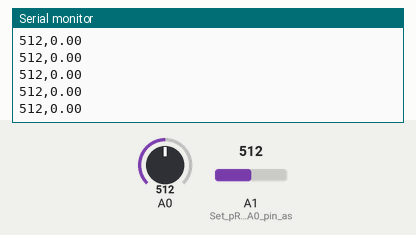
Simulated run of this sketch. Board: Arduino Uno, built with avr-gcc and run on an emulated ATmega328P. Parts: the last lines printed to the serial monitor. The inputs (shaded band) are chosen by the test bench; at power-on: A1 (Set_pResistor_-_A0_pin_as) = 512, A0 = 512.

Above: at 1.2 s.
1.3 s: A1 (Set_pResistor_-_A0_pin_as) set to 716
At 2.4 s:
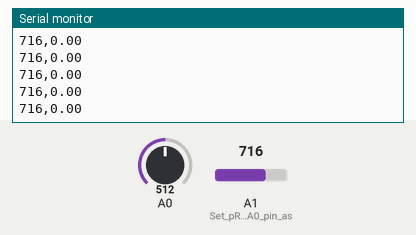
2.8 s: A1 (Set_pResistor_-_A0_pin_as) set to 900
At 3.4 s:
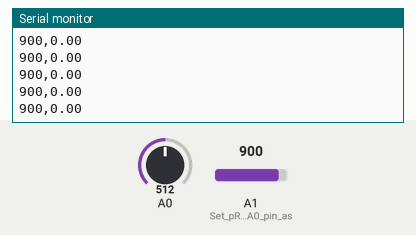
Timing chart, 0 to 5.8 s (numbered marks = the images above; inputs shaded):
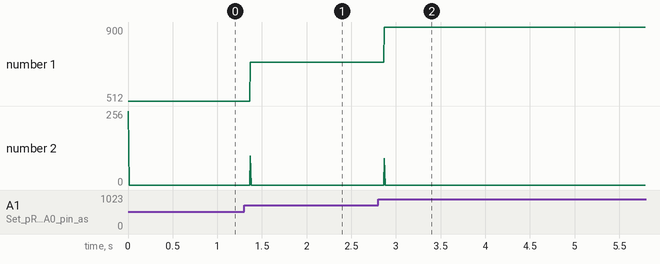

The sketch:

arduino_output_a1.ino
```cpp
/* Use a photoresistor (or photocell) to turn on an LED in the dark
   More info and circuit schematic: http://www.ardumotive.com/how-to-use-a-photoresistor-en.html
   Dev: Michalis Vasilakis // Date: 8/6/2015 // www.ardumotive.com */


//Constants
int dt = 2; // dt in milliseconds
unsigned long lastTime = 0;
int  LastValue = 0;
int  LastValue2 = 0;

float rate;
float rate2;

//Variables
int value1;				  // Store value from photoresistor (0-1023)
int value2;				  // Store value from photoresistor (0-1023)


void setup(){
 pinMode(A1, INPUT);// Set pResistor - A0 pin as an input
 Serial.begin(9600);
}

void loop(){

    //used for proper time delay/smapling time
    if (millis() - lastTime  >= dt)   // wait for dt milliseconds
      {

        lastTime = millis();
        //read photoresistor values
        value1 = analogRead(A0);
        value2 = analogRead(A1);
        //calculate rate of change
        rate = (value1 - LastValue) / dt;
        rate2 = (value2 - LastValue2) / dt;
        //store last number to calculate rate
        LastValue = value1;
        LastValue2 = value2;
        //print all the values and add special character and new line
        Serial.print(value2);
        Serial.print(",");
        Serial.print(rate2);
        Serial.print('\n');

      }


}
```

Measured:
- after the input at 1.3 s, the serial monitor: prints a new line after 0.07 s (image 1)
- after the input at 2.8 s, the serial monitor: prints a new line after 0.07 s (image 2)
- plotted number 1: 512 → 716 after the input at 1.3 s, 716 → 900 after the input at 2.8 s
